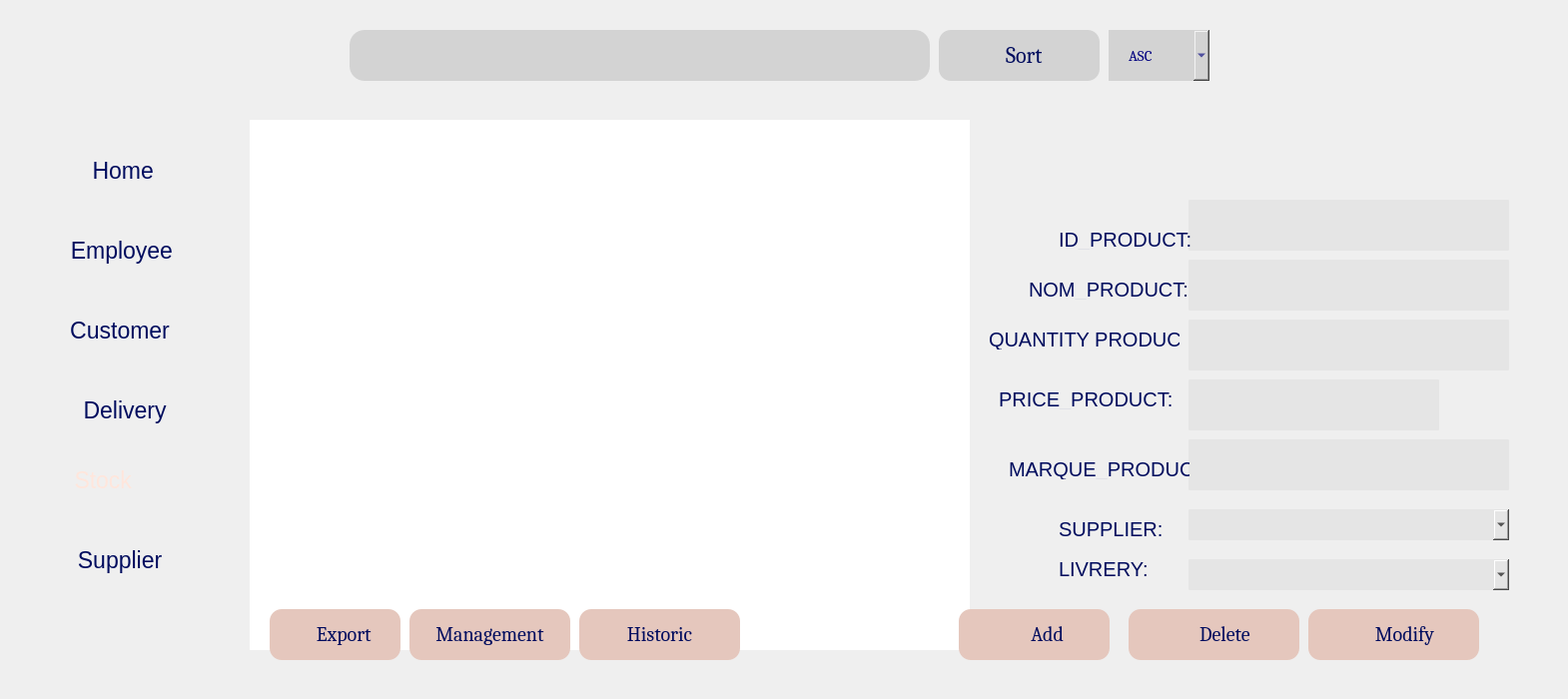
    <widget class="QWidget" name="ProductListe">
     <attribute name="title">
      <string>Product Liste</string>
     </attribute>
     <widget class="QLabel" name="label_8">
      <property name="geometry">
       <rect>
        <x>-10</x>
        <y>0</y>
        <width>1561</width>
        <height>691</height>
       </rect>
      </property>
      <property name="text">
       <string/>
      </property>
      <property name="pixmap">
       <pixmap resource="resources.qrc">:/resources/imgs/bg.png</pixmap>
      </property>
      <property name="scaledContents">
       <bool>true</bool>
      </property>
     </widget>
     <widget class="QLabel" name="label_13">
      <property name="geometry">
       <rect>
        <x>230</x>
        <y>10</y>
        <width>1311</width>
        <height>671</height>
       </rect>
      </property>
      <property name="text">
       <string/>
      </property>
      <property name="pixmap">
       <pixmap resource="resources.qrc">:/resources/imgs/bgW.png</pixmap>
      </property>
      <property name="scaledContents">
       <bool>true</bool>
      </property>
     </widget>
     <widget class="QLabel" name="label_14">
      <property name="geometry">
       <rect>
        <x>0</x>
        <y>0</y>
        <width>161</width>
        <height>131</height>
       </rect>
      </property>
      <property name="text">
       <string/>
      </property>
      <property name="pixmap">
       <pixmap resource="resources.qrc">:/resources/imgs/logo.png</pixmap>
      </property>
      <property name="scaledContents">
       <bool>true</bool>
      </property>
     </widget>
     <widget class="QLabel" name="label_29">
      <property name="geometry">
       <rect>
        <x>1270</x>
        <y>20</y>
        <width>71</width>
        <height>71</height>
       </rect>
      </property>
      <property name="text">
       <string/>
      </property>
      <property name="pixmap">
       <pixmap resource="resources.qrc">:/resources/imgs/picP.png</pixmap>
      </property>
     </widget>
     <widget class="QPushButton" name="pushButton_9">
      <property name="geometry">
       <rect>
        <x>220</x>
        <y>20</y>
        <width>151</width>
        <height>61</height>
       </rect>
      </property>
      <property name="text">
       <string/>
      </property>
      <property name="icon">
       <iconset resource="resources.qrc">
        <normaloff>:/resources/imgs/undo.png</normaloff>:/resources/imgs/undo.png</iconset>
      </property>
      <property name="iconSize">
       <size>
        <width>45</width>
        <height>65</height>
       </size>
      </property>
      <property name="flat">
       <bool>true</bool>
      </property>
     </widget>
     <widget class="QLabel" name="label_30">
      <property name="geometry">
       <rect>
        <x>230</x>
        <y>90</y>
        <width>1311</width>
        <height>601</height>
       </rect>
      </property>
      <property name="styleSheet">
       <string notr="true">color:white;</string>
      </property>
      <property name="text">
       <string/>
      </property>
      <property name="pixmap">
       <pixmap resource="resources.qrc">:/Downloads/crudbg.png</pixmap>
      </property>
      <property name="scaledContents">
       <bool>true</bool>
      </property>
     </widget>
     <widget class="QTableView" name="tableView">
      <property name="geometry">
       <rect>
        <x>250</x>
        <y>120</y>
        <width>721</width>
        <height>531</height>
       </rect>
      </property>
      <property name="styleSheet">
       <string notr="true">QTableView {
    background-color: white;
    color: #333333;
    border: none;
    selection-background-color: #c0e4f7;
}

QTableView::item {
    padding: 8px;
}

QTableView::item:selected {
    background-color: #eeeeee;
    color: black;
    font-family: Arial;
}

QHeaderView::section {
    background-color: #000c5e  ; /* Changed to the new color */
    color: #e5c7bd; /* Changed font color */
    font-family: Arial;
    font-weight: bold;
    font-size: 13px;
    padding: 8px;
    border: none;
}

QTableView::horizontalHeader {
    background-color: #000c5e  ; /* Changed to the new color */
    color: #e5c7bd; /* Changed font color */
    padding: 8px; /* Ensures padding is consistent */
}

QTableView::verticalHeader {
    background-color: #000c5e  ; /* Changed to the new color */
    color: #e5c7bd; /* Changed font color */
    border: none;
    padding: 8px; /* Ensures padding is consistent */
}

QTableView QScrollBar:vertical {
    background-color: #ffffff;
    width: 10px;
}

QTableView QScrollBar::handle:vertical {
    background-color: #eeeeee;
    border-radius: 5px;
}

QTableView QScrollBar::add-line:vertical, QTableView QScrollBar::sub-line:vertical {
    background-color: #ffffff;
    height: 10px;
}

QTableView QScrollBar::add-page:vertical, QTableView QScrollBar::sub-page:vertical {
    background-color: #ffffff;
}

QTableView::verticalHeader::section {
    border-right: none;
}

/* Adjust the row height and column width for wider lines */
QTableView::item {
    min-height: 40px; /* Adjust this value as needed */
}

QTableView::column {
    width: 100%; /* Make columns take full width */
}</string>
      </property>
      <property name="selectionBehavior">
       <enum>QAbstractItemView::SelectionBehavior::SelectRows</enum>
      </property>
     </widget>
     <widget class="QLineEdit" name="lineEdit_recherche_3">
      <property name="geometry">
       <rect>
        <x>350</x>
        <y>30</y>
        <width>581</width>
        <height>51</height>
       </rect>
      </property>
      <property name="styleSheet">
       <string notr="true">border: 0px solid ; /* Light gray border */
 border-radius: 15px;
  box-sizing: border-box;
  background-color:#D3D3D3; /* Light gray background */
</string>
      </property>
     </widget>
     <widget class="QPushButton" name="rechercherBtn_3">
      <property name="geometry">
       <rect>
        <x>860</x>
        <y>30</y>
        <width>61</width>
        <height>51</height>
       </rect>
      </property>
      <property name="text">
       <string/>
      </property>
      <property name="icon">
       <iconset resource="resources.qrc">
        <normaloff>:/resources/imgs/chercher.png</normaloff>:/resources/imgs/chercher.png</iconset>
      </property>
      <property name="iconSize">
       <size>
        <width>45</width>
        <height>45</height>
       </size>
      </property>
      <property name="flat">
       <bool>true</bool>
      </property>
     </widget>
     <widget class="QPushButton" name="rfchBtn_5">
      <property name="geometry">
       <rect>
        <x>960</x>
        <y>110</y>
        <width>93</width>
        <height>51</height>
       </rect>
      </property>
      <property name="text">
       <string/>
      </property>
      <property name="icon">
       <iconset resource="resources.qrc">
        <normaloff>:/resources/imgs/mettre-a-jour-les-fleches.png</normaloff>:/resources/imgs/mettre-a-jour-les-fleches.png</iconset>
      </property>
      <property name="iconSize">
       <size>
        <width>36</width>
        <height>36</height>
       </size>
      </property>
      <property name="flat">
       <bool>true</bool>
      </property>
     </widget>
     <widget class="QLineEdit" name="line">
      <property name="geometry">
       <rect>
        <x>1190</x>
        <y>200</y>
        <width>321</width>
        <height>51</height>
       </rect>
      </property>
      <property name="styleSheet">
       <string notr="true">background-color:#e5e5e5;
border: 0px solid ;
  border-radius: 1px;</string>
      </property>
     </widget>
     <widget class="QLineEdit" name="lineEdit_nom">
      <property name="geometry">
       <rect>
        <x>1190</x>
        <y>260</y>
        <width>321</width>
        <height>51</height>
       </rect>
      </property>
      <property name="styleSheet">
       <string notr="true">background-color:#e5e5e5;
border: 0px solid ;
  border-radius: 1px;</string>
      </property>
      <property name="placeholderText">
       <string/>
      </property>
     </widget>
     <widget class="QLineEdit" name="lineEdit_Prix">
      <property name="geometry">
       <rect>
        <x>1190</x>
        <y>380</y>
        <width>251</width>
        <height>51</height>
       </rect>
      </property>
      <property name="styleSheet">
       <string notr="true">background-color:#e5e5e5;
border: 0px solid ;
  border-radius: 1px;</string>
      </property>
      <property name="placeholderText">
       <string/>
      </property>
     </widget>
     <widget class="QLineEdit" name="lineEdit_Marque">
      <property name="geometry">
       <rect>
        <x>1190</x>
        <y>440</y>
        <width>321</width>
        <height>51</height>
       </rect>
      </property>
      <property name="styleSheet">
       <string notr="true">background-color:#e5e5e5;
border: 0px solid ;
  border-radius: 1px;</string>
      </property>
      <property name="placeholderText">
       <string/>
      </property>
     </widget>
     <widget class="QComboBox" name="comboBox">
      <property name="geometry">
       <rect>
        <x>1190</x>
        <y>510</y>
        <width>321</width>
        <height>31</height>
       </rect>
      </property>
      <property name="styleSheet">
       <string notr="true">background-color:#e5e5e5;
border: 0px solid ;
  border-radius: 1px;</string>
      </property>
      <property name="placeholderText">
       <string>Fournisseur</string>
      </property>
      <item>
       <property name="text">
        <string>1</string>
       </property>
      </item>
     </widget>
     <widget class="QComboBox" name="comboBox_2">
      <property name="geometry">
       <rect>
        <x>1190</x>
        <y>560</y>
        <width>321</width>
        <height>31</height>
       </rect>
      </property>
      <property name="styleSheet">
       <string notr="true">background-color:#e5e5e5;
border: 0px solid ;
  border-radius: 1px;</string>
      </property>
      <property name="placeholderText">
       <string>Livraison</string>
      </property>
      <item>
       <property name="text">
        <string>1</string>
       </property>
      </item>
     </widget>
     <widget class="QLabel" name="label_15">
      <property name="geometry">
       <rect>
        <x>1060</x>
        <y>230</y>
        <width>151</width>
        <height>20</height>
       </rect>
      </property>
      <property name="styleSheet">
       <string notr="true">color:#000c5e;
font: 9pt &quot;Cambria&quot;;
font-size: 20px;</string>
      </property>
      <property name="text">
       <string>ID_PRODUCT:</string>
      </property>
     </widget>
     <widget class="QLabel" name="label_16">
      <property name="geometry">
       <rect>
        <x>1030</x>
        <y>280</y>
        <width>181</width>
        <height>20</height>
       </rect>
      </property>
      <property name="styleSheet">
       <string notr="true">color:#000c5e;
font: 9pt &quot;Cambria&quot;;
font-size: 20px;</string>
      </property>
      <property name="text">
       <string>NOM_PRODUCT:</string>
      </property>
     </widget>
     <widget class="QLabel" name="label_17">
      <property name="geometry">
       <rect>
        <x>1000</x>
        <y>390</y>
        <width>181</width>
        <height>20</height>
       </rect>
      </property>
      <property name="styleSheet">
       <string notr="true">color:#000c5e;
font: 9pt &quot;Cambria&quot;;
font-size: 20px;</string>
      </property>
      <property name="text">
       <string>PRICE_PRODUCT:</string>
      </property>
     </widget>
     <widget class="QLabel" name="label_18">
      <property name="geometry">
       <rect>
        <x>1010</x>
        <y>460</y>
        <width>181</width>
        <height>20</height>
       </rect>
      </property>
      <property name="styleSheet">
       <string notr="true">color:#000c5e;
font: 9pt &quot;Cambria&quot;;
font-size: 20px;</string>
      </property>
      <property name="text">
       <string>MARQUE_PRODUCT:</string>
      </property>
     </widget>
     <widget class="QLabel" name="label_19">
      <property name="geometry">
       <rect>
        <x>1060</x>
        <y>520</y>
        <width>111</width>
        <height>20</height>
       </rect>
      </property>
      <property name="styleSheet">
       <string notr="true">color:#000c5e;
font: 9pt &quot;Cambria&quot;;
font-size: 20px;</string>
      </property>
      <property name="text">
       <string>SUPPLIER:</string>
      </property>
     </widget>
     <widget class="QLabel" name="label_20">
      <property name="geometry">
       <rect>
        <x>1060</x>
        <y>560</y>
        <width>101</width>
        <height>20</height>
       </rect>
      </property>
      <property name="styleSheet">
       <string notr="true">color:#000c5e;
font: 9pt &quot;Cambria&quot;;
font-size: 20px;</string>
      </property>
      <property name="text">
       <string>LIVRERY:</string>
      </property>
     </widget>
     <widget class="QPushButton" name="AjoutStockBtn">
      <property name="geometry">
       <rect>
        <x>960</x>
        <y>610</y>
        <width>151</width>
        <height>51</height>
       </rect>
      </property>
      <property name="font">
       <font>
        <family>Cambria</family>
        <pointsize>-1</pointsize>
       </font>
      </property>
      <property name="styleSheet">
       <string notr="true">
#AjoutStockBtn {
    color: #000c5e; /* Default text color */
    font-size: 20px;
    background-color: #e5c7bd; /* Default background color */
    border: 0px solid;
    border-radius: 12px;
    box-sizing: border-box;
    transition: background-color 0.3s, transform 0.1s ease; /* Smooth animation for hover and press effects */
}

#AjoutStockBtn:hover {
    background-color: #d4b3a7; /* Slightly darker shade for hover effect */
    color: #000944; /* Slightly darker text color for hover */
    cursor: pointer; /* Changes cursor to pointer */
}

#AjoutStockBtn:pressed {
    background-color: #c49f94; /* Even darker shade for pressed effect */
    color: #000722; /* Darker text color for pressed */
    transform: scale(0.95); /* Makes the button slightly smaller on press */
}
</string>
      </property>
      <property name="text">
       <string>      Add</string>
      </property>
      <property name="icon">
       <iconset resource="resources.qrc">
        <normaloff>:/resources/imgs/ajouter-un-bouton.png</normaloff>:/resources/imgs/ajouter-un-bouton.png</iconset>
      </property>
      <property name="iconSize">
       <size>
        <width>35</width>
        <height>35</height>
       </size>
      </property>
     </widget>
     <widget class="QPushButton" name="pushButton_3">
      <property name="geometry">
       <rect>
        <x>1130</x>
        <y>610</y>
        <width>171</width>
        <height>51</height>
       </rect>
      </property>
      <property name="font">
       <font>
        <family>Cambria</family>
        <pointsize>-1</pointsize>
       </font>
      </property>
      <property name="styleSheet">
       <string notr="true">#pushButton_3 {
    color: #000c5e; /* Default text color */
    font-size: 20px;
    background-color: #e5c7bd; /* Default background color */
    border: 0px solid;
    border-radius: 12px;
    box-sizing: border-box;
    transition: background-color 0.3s, transform 0.1s ease; /* Smooth animation for hover and press effects */
}

#pushButton_3:hover {
    background-color: #d4b3a7; /* Slightly darker shade for hover effect */
    color: #000944; /* Slightly darker text color for hover */
    cursor: pointer; /* Changes cursor to pointer */
}

#pushButton_3:pressed {
    background-color: #c49f94; /* Even darker shade for pressed effect */
    color: #000722; /* Darker text color for pressed */
    transform: scale(0.95); /* Makes the button slightly smaller on press */
}
</string>
      </property>
      <property name="text">
       <string>     Delete</string>
      </property>
      <property name="icon">
       <iconset resource="resources.qrc">
        <normaloff>:/resources/imgs/supprimer.png</normaloff>:/resources/imgs/supprimer.png</iconset>
      </property>
      <property name="iconSize">
       <size>
        <width>35</width>
        <height>35</height>
       </size>
      </property>
     </widget>
     <widget class="QPushButton" name="modifierStockBtn">
      <property name="geometry">
       <rect>
        <x>1310</x>
        <y>610</y>
        <width>171</width>
        <height>51</height>
       </rect>
      </property>
      <property name="font">
       <font>
        <family>Cambria</family>
        <pointsize>-1</pointsize>
       </font>
      </property>
      <property name="styleSheet">
       <string notr="true">#modifierStockBtn {
    color: #000c5e; /* Default text color */
    font-size: 20px;
    background-color: #e5c7bd; /* Default background color */
    border: 0px solid;
    border-radius: 12px;
    box-sizing: border-box;
    transition: background-color 0.3s, transform 0.1s ease; /* Smooth animation for hover and press effects */
}

#modifierStockBtn:hover {
    background-color: #d4b3a7; /* Slightly darker shade for hover effect */
    color: #000944; /* Slightly darker text color for hover */
    cursor: pointer; /* Changes cursor to pointer */
}

#modifierStockBtn:pressed {
    background-color: #c49f94; /* Even darker shade for pressed effect */
    color: #000722; /* Darker text color for pressed */
    transform: scale(0.95); /* Makes the button slightly smaller on press */
}
</string>
      </property>
      <property name="text">
       <string>     Modify</string>
      </property>
      <property name="icon">
       <iconset resource="resources.qrc">
        <normaloff>:/resources/imgs/mettre-a-jour-les-fleches.png</normaloff>:/resources/imgs/mettre-a-jour-les-fleches.png</iconset>
      </property>
      <property name="iconSize">
       <size>
        <width>35</width>
        <height>35</height>
       </size>
      </property>
     </widget>
     <widget class="QPushButton" name="exportButton_6">
      <property name="geometry">
       <rect>
        <x>270</x>
        <y>610</y>
        <width>131</width>
        <height>51</height>
       </rect>
      </property>
      <property name="font">
       <font>
        <family>Cambria</family>
        <pointsize>-1</pointsize>
       </font>
      </property>
      <property name="styleSheet">
       <string notr="true">#exportButton_6 {
    color: #000c5e; /* Default text color */
    font-size: 20px;
    background-color: #e5c7bd; /* Default background color */
    border: 0px solid;
    border-radius: 12px;
    box-sizing: border-box;
    transition: background-color 0.3s, transform 0.1s ease; /* Smooth animation for hover and press effects */
}

#exportButton_6:hover {
    background-color: #d4b3a7; /* Slightly darker shade for hover effect */
    color: #000944; /* Slightly darker text color for hover */
    cursor: pointer; /* Changes cursor to pointer */
}

#exportButton_6:pressed {
    background-color: #c49f94; /* Even darker shade for pressed effect */
    color: #000722; /* Darker text color for pressed */
    transform: scale(0.95); /* Makes the button slightly smaller on press */
}</string>
      </property>
      <property name="text">
       <string>    Export</string>
      </property>
      <property name="icon">
       <iconset resource="resources.qrc">
        <normaloff>:/resources/imgs/importer-exporter.png</normaloff>:/resources/imgs/importer-exporter.png</iconset>
      </property>
      <property name="iconSize">
       <size>
        <width>35</width>
        <height>35</height>
       </size>
      </property>
     </widget>
     <widget class="QPushButton" name="btn_gestion_stocks">
      <property name="geometry">
       <rect>
        <x>410</x>
        <y>610</y>
        <width>161</width>
        <height>51</height>
       </rect>
      </property>
      <property name="font">
       <font>
        <family>Cambria</family>
        <pointsize>-1</pointsize>
       </font>
      </property>
      <property name="styleSheet">
       <string notr="true">#btn_gestion_stocks {
    color: #000c5e; /* Default text color */
    font-size: 20px;
    background-color: #e5c7bd; /* Default background color */
    border: 0px solid;
    border-radius: 12px;
    box-sizing: border-box;
    transition: background-color 0.3s, transform 0.1s ease; /* Smooth animation for hover and press effects */
}

#btn_gestion_stocks:hover {
    background-color: #d4b3a7; /* Slightly darker shade for hover effect */
    color: #000944; /* Slightly darker text color for hover */
    cursor: pointer; /* Changes cursor to pointer */
}

#btn_gestion_stocks:pressed {
    background-color: #c49f94; /* Even darker shade for pressed effect */
    color: #000722; /* Darker text color for pressed */
    transform: scale(0.95); /* Makes the button slightly smaller on press */
}</string>
      </property>
      <property name="text">
       <string>Management</string>
      </property>
      <property name="icon">
       <iconset resource="resources.qrc">
        <normaloff>:/resources/imgs/importer-exporter.png</normaloff>:/resources/imgs/importer-exporter.png</iconset>
      </property>
      <property name="iconSize">
       <size>
        <width>35</width>
        <height>35</height>
       </size>
      </property>
     </widget>
     <widget class="QComboBox" name="comboBox_sort">
      <property name="geometry">
       <rect>
        <x>1110</x>
        <y>30</y>
        <width>101</width>
        <height>51</height>
       </rect>
      </property>
      <property name="font">
       <font>
        <family>Cambria</family>
        <pointsize>11</pointsize>
        <italic>false</italic>
        <bold>false</bold>
       </font>
      </property>
      <property name="styleSheet">
       <string notr="true">background-color: #D3D3D3;

border-radius:0px;
color: rgb(0, 0, 127);
border: 0px solid rgb(0, 0, 127); 
padding: 10px 20px; 
cursor: pointer;
</string>
      </property>
      <item>
       <property name="text">
        <string>ASC</string>
       </property>
      </item>
      <item>
       <property name="text">
        <string>DESC</string>
       </property>
      </item>
     </widget>
     <widget class="QPushButton" name="sortBtn">
      <property name="geometry">
       <rect>
        <x>940</x>
        <y>30</y>
        <width>161</width>
        <height>51</height>
       </rect>
      </property>
      <property name="font">
       <font>
        <family>Cambria</family>
        <pointsize>-1</pointsize>
       </font>
      </property>
      <property name="styleSheet">
       <string notr="true">#sortBtn {
    color: #000c5e; /* Default text color */
    font-size: 22px;
    background-color: #D3D3D3; /* Default background color (light gray) */
    border: 0px solid;
    border-radius: 12px;
    box-sizing: border-box;
    transition: background-color 0.3s, transform 0.1s ease; /* Smooth animation for hover and press effects */
}

#sortBtn:hover {
    background-color: #BEBEBE; /* Slightly darker gray for hover effect */
    color: #000944; /* Slightly darker text color */
    cursor: pointer; /* Change cursor to pointer */
}

#sortBtn:pressed {
    background-color: #A9A9A9; /* Even darker gray for pressed effect */
    color: #000722; /* Darker text color */
    transform: scale(0.95); /* Makes the button slightly smaller on press */
}
</string>
      </property>
      <property name="text">
       <string>  Sort</string>
      </property>
      <property name="icon">
       <iconset resource="resources.qrc">
        <normaloff>:/resources/imgs/filtre.png</normaloff>:/resources/imgs/filtre.png</iconset>
      </property>
      <property name="iconSize">
       <size>
        <width>35</width>
        <height>35</height>
       </size>
      </property>
     </widget>
     <widget class="QLabel" name="label_22">
      <property name="geometry">
       <rect>
        <x>990</x>
        <y>330</y>
        <width>191</width>
        <height>20</height>
       </rect>
      </property>
      <property name="styleSheet">
       <string notr="true">color:#000c5e;
font: 9pt &quot;Cambria&quot;;
font-size: 20px;</string>
      </property>
      <property name="text">
       <string>QUANTITY PRODUCT:</string>
      </property>
     </widget>
     <widget class="QLineEdit" name="lineEdit_Quantite">
      <property name="geometry">
       <rect>
        <x>1190</x>
        <y>320</y>
        <width>321</width>
        <height>51</height>
       </rect>
      </property>
      <property name="styleSheet">
       <string notr="true">background-color:#e5e5e5;
border: 0px solid ;
  border-radius: 1px;</string>
      </property>
     </widget>
     <widget class="QPushButton" name="Historic_2">
      <property name="geometry">
       <rect>
        <x>580</x>
        <y>610</y>
        <width>161</width>
        <height>51</height>
       </rect>
      </property>
      <property name="font">
       <font>
        <family>Cambria</family>
        <pointsize>-1</pointsize>
       </font>
      </property>
      <property name="styleSheet">
       <string notr="true">#Historic_2 {
    color: #000c5e; /* Default text color */
    font-size: 20px;
    background-color: #e5c7bd; /* Default background color */
    border: 0px solid;
    border-radius: 12px;
    box-sizing: border-box;
    transition: background-color 0.3s, transform 0.1s ease; /* Smooth animation for hover and press effects */
}

#Historic_2:hover {
    background-color: #d4b3a7; /* Slightly darker shade for hover effect */
    color: #000944; /* Slightly darker text color for hover */
    cursor: pointer; /* Changes cursor to pointer */
}

#Historic_2:pressed {
    background-color: #c49f94; /* Even darker shade for pressed effect */
    color: #000722; /* Darker text color for pressed */
    transform: scale(0.95); /* Makes the button slightly smaller on press */
}
</string>
      </property>
      <property name="text">
       <string>Historic</string>
      </property>
      <property name="icon">
       <iconset resource="resources.qrc">
        <normaloff>:/resources/imgs/ajouter-un-bouton.png</normaloff>:/resources/imgs/ajouter-un-bouton.png</iconset>
      </property>
     </widget>
     <widget class="QPushButton" name="pushButton_12">
      <property name="geometry">
       <rect>
        <x>20</x>
        <y>140</y>
        <width>181</width>
        <height>61</height>
       </rect>
      </property>
      <property name="styleSheet">
       <string notr="true">color:#000c5e;
font: 9pt &quot;Cambria&quot;;
font-size: 23px;
</string>
      </property>
      <property name="text">
       <string>    Home</string>
      </property>
      <property name="icon">
       <iconset resource="resources.qrc">
        <normaloff>:/resources/imgs/abri (1).png</normaloff>:/resources/imgs/abri (1).png</iconset>
      </property>
      <property name="iconSize">
       <size>
        <width>60</width>
        <height>80</height>
       </size>
      </property>
      <property name="flat">
       <bool>true</bool>
      </property>
     </widget>
     <widget class="QPushButton" name="pushButton_13">
      <property name="geometry">
       <rect>
        <x>30</x>
        <y>220</y>
        <width>171</width>
        <height>61</height>
       </rect>
      </property>
      <property name="styleSheet">
       <string notr="true">color:#000c5e;
font: 9pt &quot;Cambria&quot;;
font-size: 23px;
</string>
      </property>
      <property name="text">
       <string>  Employee</string>
      </property>
      <property name="icon">
       <iconset resource="resources.qrc">
        <normaloff>:/resources/imgs/employes.png</normaloff>:/resources/imgs/employes.png</iconset>
      </property>
      <property name="iconSize">
       <size>
        <width>60</width>
        <height>80</height>
       </size>
      </property>
      <property name="flat">
       <bool>true</bool>
      </property>
     </widget>
     <widget class="QPushButton" name="pushButton_14">
      <property name="geometry">
       <rect>
        <x>20</x>
        <y>300</y>
        <width>181</width>
        <height>61</height>
       </rect>
      </property>
      <property name="styleSheet">
       <string notr="true">color:#000c5e;
font: 9pt &quot;Cambria&quot;;
font-size: 23px;
</string>
      </property>
      <property name="text">
       <string>   Customer</string>
      </property>
      <property name="icon">
       <iconset resource="resources.qrc">
        <normaloff>:/resources/imgs/contact.png</normaloff>:/resources/imgs/contact.png</iconset>
      </property>
      <property name="iconSize">
       <size>
        <width>60</width>
        <height>80</height>
       </size>
      </property>
      <property name="flat">
       <bool>true</bool>
      </property>
     </widget>
     <widget class="QPushButton" name="pushButton_15">
      <property name="geometry">
       <rect>
        <x>30</x>
        <y>380</y>
        <width>171</width>
        <height>61</height>
       </rect>
      </property>
      <property name="styleSheet">
       <string notr="true">color:#000c5e;
font: 9pt &quot;Cambria&quot;;
font-size: 23px;
</string>
      </property>
      <property name="text">
       <string>   Delivery</string>
      </property>
      <property name="icon">
       <iconset resource="resources.qrc">
        <normaloff>:/resources/imgs/livraison-rapide (1).png</normaloff>:/resources/imgs/livraison-rapide (1).png</iconset>
      </property>
      <property name="iconSize">
       <size>
        <width>60</width>
        <height>80</height>
       </size>
      </property>
      <property name="flat">
       <bool>true</bool>
      </property>
     </widget>
     <widget class="QPushButton" name="pushButton_17">
      <property name="geometry">
       <rect>
        <x>10</x>
        <y>530</y>
        <width>201</width>
        <height>61</height>
       </rect>
      </property>
      <property name="styleSheet">
       <string notr="true">color:#000c5e;
font: 9pt &quot;Cambria&quot;;
font-size: 23px;
</string>
      </property>
      <property name="text">
       <string>   Supplier</string>
      </property>
      <property name="icon">
       <iconset resource="resources.qrc">
        <normaloff>:/resources/imgs/courrier.png</normaloff>:/resources/imgs/courrier.png</iconset>
      </property>
      <property name="iconSize">
       <size>
        <width>60</width>
        <height>80</height>
       </size>
      </property>
      <property name="flat">
       <bool>true</bool>
      </property>
     </widget>
     <widget class="QPushButton" name="pushButton_18">
      <property name="geometry">
       <rect>
        <x>-30</x>
        <y>610</y>
        <width>151</width>
        <height>61</height>
       </rect>
      </property>
      <property name="text">
       <string/>
      </property>
      <property name="icon">
       <iconset resource="resources.qrc">
        <normaloff>:/resources/imgs/deconnexion.png</normaloff>:/resources/imgs/deconnexion.png</iconset>
      </property>
      <property name="iconSize">
       <size>
        <width>60</width>
        <height>80</height>
       </size>
      </property>
      <property name="flat">
       <bool>true</bool>
      </property>
     </widget>
     <widget class="QLabel" name="label_27">
      <property name="geometry">
       <rect>
        <x>0</x>
        <y>450</y>
        <width>231</width>
        <height>61</height>
       </rect>
      </property>
      <property name="styleSheet">
       <string notr="true"/>
      </property>
      <property name="text">
       <string/>
      </property>
      <property name="pixmap">
       <pixmap resource="resources.qrc">:/resources/imgs/blue.png</pixmap>
      </property>
      <property name="scaledContents">
       <bool>true</bool>
      </property>
     </widget>
     <widget class="QPushButton" name="pushButton_26">
      <property name="geometry">
       <rect>
        <x>-60</x>
        <y>460</y>
        <width>301</width>
        <height>41</height>
       </rect>
      </property>
      <property name="styleSheet">
       <string notr="true">color:#ffe6dc;
font: 9pt &quot;Cambria&quot;;
font-size: 23px;</string>
      </property>
      <property name="text">
       <string>    Stock</string>
      </property>
      <property name="icon">
       <iconset>
        <normaloff>imgs/logostock.jpg</normaloff>imgs/logostock.jpg</iconset>
      </property>
      <property name="iconSize">
       <size>
        <width>80</width>
        <height>100</height>
       </size>
      </property>
      <property name="flat">
       <bool>true</bool>
      </property>
     </widget>
    </widget>
